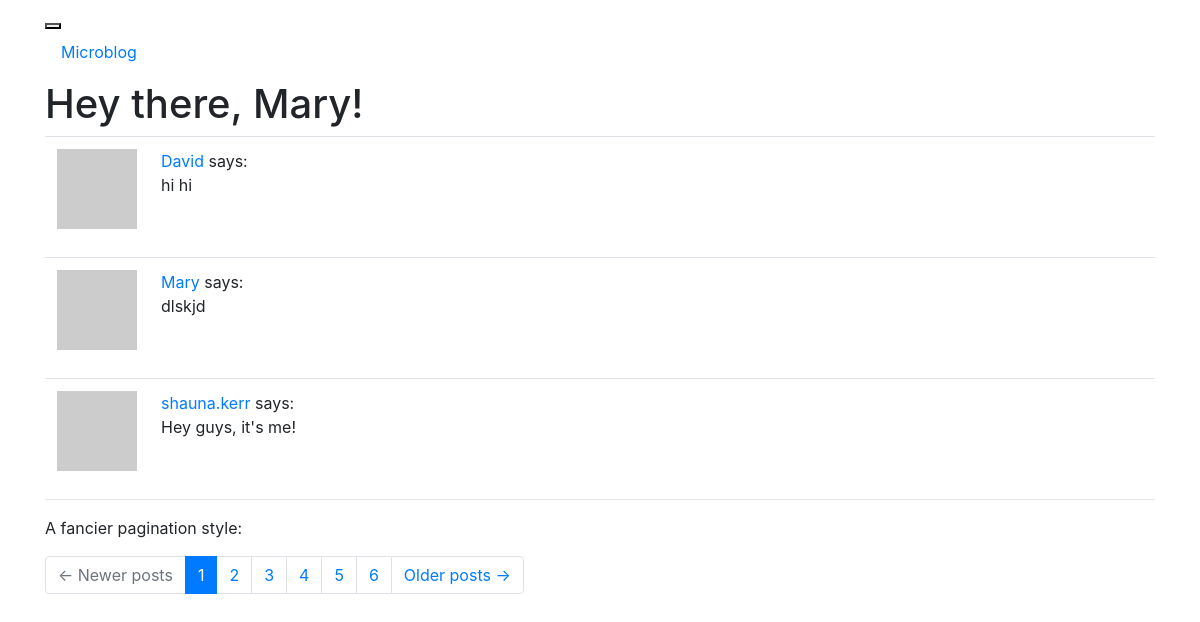
Screenshot of /explore (signed in) with the database file from the repository.
### app/models.py (models this page shows, shortened)
class User(UserMixin, db.Model):
	id = db.Column(db.Integer, primary_key=True)
	username = db.Column(db.String(64), index=True, unique=True)
	email = db.Column(db.String(120), index=True, unique=True)
	password_hash = db.Column(db.String(128))
	posts = db.relationship('Post', backref='author', lazy='dynamic')
	about_me = db.Column(db.String(140))
	last_seen = db.Column(db.DateTime, default=datetime.utcnow)
	followed = db.relationship(
		'User', # right side of relationship (users)
		secondary=followers, # left side of relationship (followers)
		primaryjoin=(followers.c.follower_id == id), # condition that links the left with the association table
		secondaryjoin=(followers.c.followed_id == id), # condition that links the right with the association table
		backref=db.backref('followers', lazy='dynamic'), # how this relationship will be accessed from the right side (from the left, the relationship is named `followed`)
		lazy='dynamic')
	def avatar(self, size):
		digest = md5(self.email.lower().encode('utf-8')).hexdigest()
		return 'https://www.gravatar.com/avatar/{}?d=identicon&s={}'.format(digest, size)

class Post(db.Model):
	id = db.Column(db.Integer, primary_key=True)
	body = db.Column(db.String(140))
	timestamp = db.Column(db.DateTime, index=True, default=datetime.utcnow)
	user_id = db.Column(db.Integer, db.ForeignKey('user.id'))

### app/routes.py (the view)
@app.route('/explore')
@login_required
def explore():
	page = request.args.get('page', 1, type=int)
	pages = Post.query.order_by(Post.timestamp.desc()).paginate(
		page, app.config['POSTS_PER_PAGE'], False)
	posts = pages.items
	next_url = url_for('explore', page=pages.next_num) \
		if pages.has_next else None
	prev_url = url_for('explore', page=pages.prev_num) \
		if pages.has_prev else None
	return render_template('index.html', title="Explore", pages=pages, posts=posts,
						    next_url=next_url, prev_url=prev_url)

### app/models.py (called while the page is built)
@login.user_loader
def load_user(id):
	return User.query.get(int(id))

### app/routes.py (called while the page is built)
@app.before_request
def before_request():
	if current_user.is_authenticated:
		current_user.last_seen = datetime.utcnow()
		db.session.commit()

### app/templates/index.html (shortened to what this page needs)
{% extends "base.html" %}
{% from 'bootstrap/form.html' import render_form as rf %}
{% from 'bootstrap/pagination.html' import render_pagination as pagination %}
{% block app_content %}
  <h1>Hey there, {{ current_user.username }}!</h1>
  {% for post in posts %}
  	{% include '_post.html' %}
  {% endfor %}
  <hr>
  <p>A fancier pagination style:</p>
  {{ pagination(
      pages,
      prev=('<span aria-hidden="true">&larr;</span> Newer posts')|safe,
      next=("Older posts <span aria-hidden='true'>&rarr;</span>")|safe
  ) }}
{% endblock %}

### app/templates/_post.html
 {% from 'bootstrap/pagination.html' import render_pager as pager, render_pagination as pagination %}
 <table class='table table-hover'>
 	<tr>
 		<td width='70px'>
 			<a href="{{ url_for('user', username=post.author.username) }}">
	 			<img src="{{ post.author.avatar(70) }}" />
	 		</a>
	 	</td>
 		<td>
 			<a href="{{ url_for('user', username=post.author.username) }}">
 				{{ post.author.username }}
 			</a>
 			says: <br>{{ post.body }}
 		</td>
 	</tr>
 </table>

### rows the page displays
User: username "Mary"
Post: author.username "David", body "hi hi"
Post: author.username "Mary", body "dlskjd"
Post: author.username "shauna.kerr", body "Hey guys, it's me!"

### other values shown
{{ rni('index', 'Microblog') }} "Microblog"
